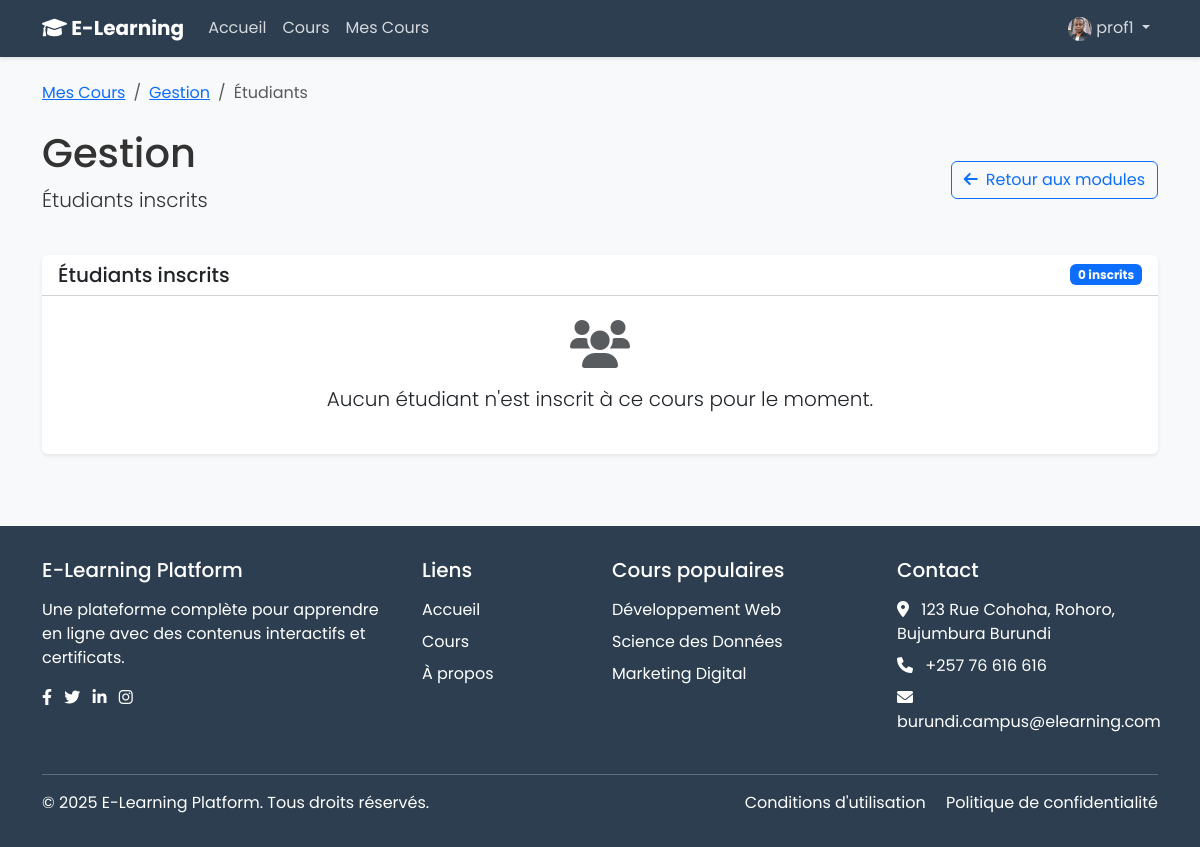
/courses/instructor/course/gestion/students/ (signed in), run on an earlier commit of the app's database.
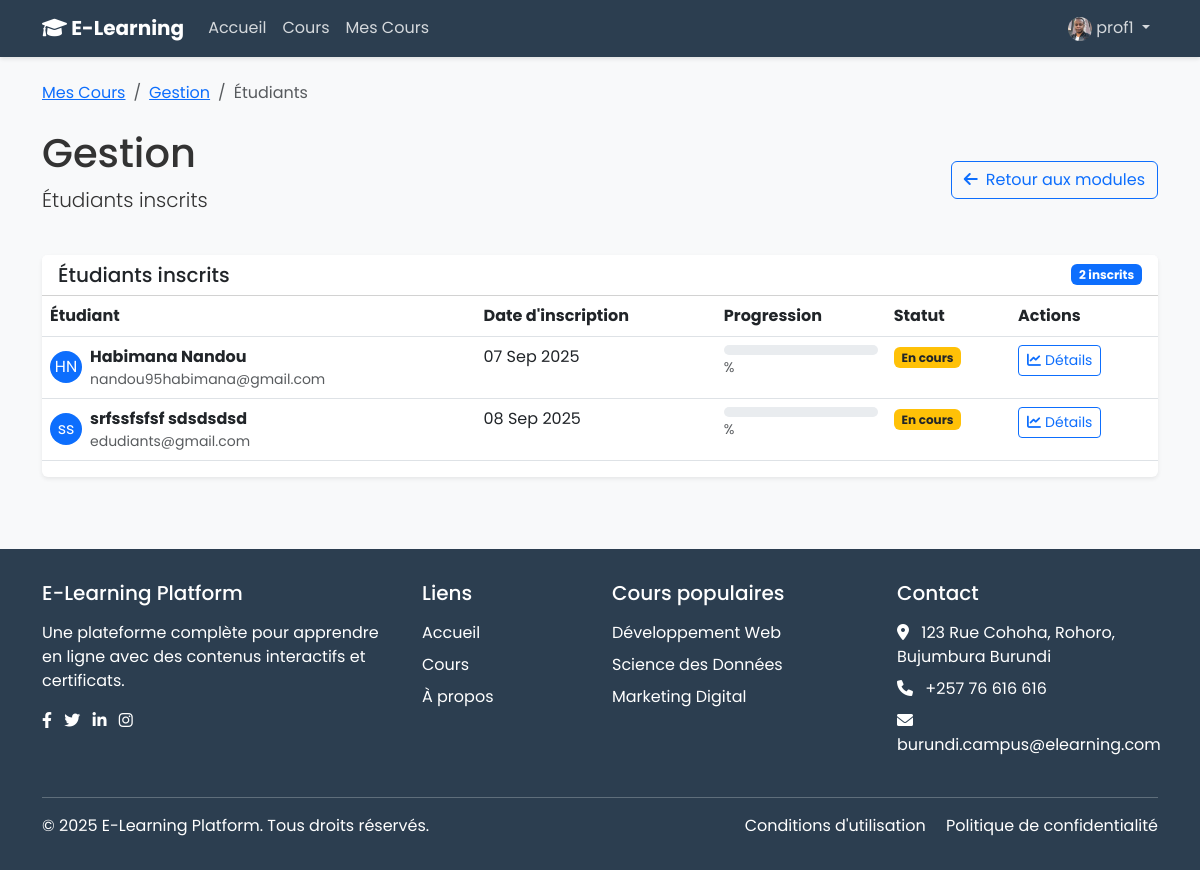
And on a later commit of the database.
### accounts/models.py (models this page shows, shortened)
class User(AbstractUser):
    is_student = models.BooleanField(default=False)
    is_instructor = models.BooleanField(default=False)
    bio = models.TextField(blank=True)
    profile_picture = models.ImageField(upload_to='profile_pics/', blank=True, null=True)

### courses/models.py (models this page shows, shortened)
class Course(models.Model):
    STATUS_CHOICES = (
        ('draft', 'Brouillon'),
        ('published', 'Publié'),
        ('archived', 'Archivé'),
    )
    LEVEL_CHOICES = (
        ('beginner', 'Débutant'),
        ('intermediate', 'Intermédiaire'),
        ('advanced', 'Avancé'),
    )
    title = models.CharField(max_length=200)
    slug = models.SlugField(max_length=200, unique=True)
    overview = models.TextField()
    created = models.DateTimeField(auto_now_add=True)
    updated = models.DateTimeField(auto_now=True)
    status = models.CharField(max_length=10, choices=STATUS_CHOICES, default='draft')
    category = models.ForeignKey(Category, related_name='courses', on_delete=models.CASCADE)
    instructor = models.ForeignKey(User, related_name='courses_created', on_delete=models.CASCADE)
    students = models.ManyToManyField(User, related_name='courses_enrolled', blank=True)
    level = models.CharField(max_length=15, choices=LEVEL_CHOICES, default='beginner')
    thumbnail = models.ImageField(upload_to='course_thumbnails/', blank=True, null=True)
    price = models.DecimalField(max_digits=10, decimal_places=2, default=0.00)
    discount_price = models.DecimalField(max_digits=10, decimal_places=2, blank=True, null=True)
    requirements = models.TextField(blank=True, help_text="Connaissances préalables nécessaires pour ce cours")
    objectives = models.TextField(blank=True, help_text="Objectifs d'apprentissage pour ce cours")
    duration = models.PositiveIntegerField(default=0, help_text="Durée estimée du cours en heures")
    class Meta:
        ordering = ['-created']

class Enrollment(models.Model):
    student = models.ForeignKey(User, related_name='enrollments', on_delete=models.CASCADE)
    course = models.ForeignKey(Course, related_name='enrollments', on_delete=models.CASCADE)
    enrolled_at = models.DateTimeField(auto_now_add=True)
    completed = models.BooleanField(default=False)
    class Meta:
        unique_together = ['student', 'course']

### courses/views.py (the view)
# urls.py: path('instructor/course/<slug:slug>/students/', views.course_students, name='course_students'),
@login_required
def course_students(request, slug):
    if not request.user.is_instructor:
        return HttpResponseForbidden("Vous n'avez pas l'autorisation d'accéder à cette page.")
    course = get_object_or_404(Course, slug=slug, instructor=request.user)
    enrollments = course.enrollments.all()
    return render(request, 'courses/instructor/course_students.html', {
        'course': course,
        'enrollments': enrollments
    })

### templates/courses/instructor/course_students.html (shortened to what this page needs)
{% extends 'base.html' %}
{% block content %}
<div class="container py-4">
    <nav aria-label="breadcrumb" class="mb-4">
        <ol class="breadcrumb">
            <li class="breadcrumb-item"><a href="{% url 'courses:instructor_courses' %}">Mes Cours</a></li>
            <li class="breadcrumb-item"><a href="{% url 'courses:course_modules' course.slug %}">{{ course.title }}</a></li>
            <li class="breadcrumb-item active">Étudiants</li>
        </ol>
    </nav>
    <div class="row mb-4">
        <div class="col-md-8">
            <h1>{{ course.title }}</h1>
            <p class="lead">Étudiants inscrits</p>
        </div>
        <div class="col-md-4 d-flex justify-content-end align-items-center">
            <a href="{% url 'courses:course_modules' course.slug %}" class="btn btn-outline-primary">
                <i class="fas fa-arrow-left me-2"></i>Retour aux modules
            </a>
        </div>
    </div>
    <div class="card shadow-sm">
        <div class="card-header bg-white d-flex justify-content-between align-items-center">
            <h5 class="mb-0">Étudiants inscrits</h5>
            <span class="badge bg-primary">{{ enrollments|length }} inscrits</span>
        </div>
        <div class="card-body p-0">
            {% if enrollments %}
                <div class="table-responsive">
                    <table class="table table-hover">
                        <thead>
                            <tr>
                                <th>Étudiant</th>
                                <th>Date d'inscription</th>
                                <th>Progression</th>
                                <th>Statut</th>
                                <th>Actions</th>
                            </tr>
                        </thead>
                        <tbody>
                            {% for enrollment in enrollments %}
                                <tr>
                                    <td>
                                        <div class="d-flex align-items-center">
                                            {% if enrollment.student.profile_picture %}
                                                <img src="{{ enrollment.student.profile_picture.url }}" alt="{{ enrollment.student.username }}" class="rounded-circle me-2" style="width: 32px; height: 32px; object-fit: cover;">
                                            {% else %}
                                                <div class="rounded-circle bg-primary d-flex align-items-center justify-content-center me-2" style="width: 32px; height: 32px;">
                                                    <span class="text-white">{{ enrollment.student.first_name|first }}{{ enrollment.student.last_name|first }}</span>
                                                </div>
                                            {% endif %}
                                            <div>
                                                <strong>{{ enrollment.student.first_name }} {{ enrollment.student.last_name }}</strong>
                                                <div class="text-muted small">{{ enrollment.student.email }}</div>
                                            </div>
                                        </div>
                                    </td>
                                    <td>{{ enrollment.enrolled_at|date:"d M Y" }}</td>
                                    <td>
                                        <div class="progress" style="height: 10px;">
                                        </div>
                                        <span class="small text-muted">{{ enrollment.progress_percentage }}%</span>
                                    </td>
                                    <td>
                                        {% if enrollment.completed %}
                                            <span class="badge bg-success">Complété</span>
                                        {% else %}
                                            <span class="badge bg-warning text-dark">En cours</span>
                                        {% endif %}
                                    </td>
                                    <td>
                                        <a href="{% url 'courses:student_progress' course.slug enrollment.student.id %}" class="btn btn-sm btn-outline-primary">
                                            <i class="fas fa-chart-line me-1"></i>Détails
                                        </a>
                                    </td>
                                </tr>
                            {% endfor %}
                        </tbody>
                    </table>
                </div>
            {% else %}
                <div class="text-center py-4">
                    <i class="fas fa-users text-muted mb-3" style="font-size: 3rem;"></i>
                    <p class="lead">Aucun étudiant n'est inscrit à ce cours pour le moment.</p>
                </div>
            {% endif %}
        </div>
    </div>
</div>
{% endblock %}

### templates/base.html (shortened to what this page needs)
<!DOCTYPE html>
<html lang="fr">
<head>
    <link href="https://cdn.jsdelivr.net/npm/bootstrap@5.3.0/dist/css/bootstrap.min.css" rel="stylesheet">
    <link href="https://cdnjs.cloudflare.com/ajax/libs/font-awesome/6.0.0-beta3/css/all.min.css" rel="stylesheet">
</head>
<body>
    <nav class="navbar navbar-expand-lg navbar-dark">
        <div class="container">
            <a class="navbar-brand" href="{% url 'home' %}">
                <i class="fas fa-graduation-cap"></i> E-Learning
            </a>
            <div class="collapse navbar-collapse" id="navbarNav">
                <ul class="navbar-nav me-auto">
                    <li class="nav-item">
                        <a class="nav-link" href="{% url 'home' %}">Accueil</a>
                    </li>
                    <li class="nav-item">
                        <a class="nav-link" href="{% url 'courses:course_list' %}">Cours</a>
                    </li>
                    {% if user.is_authenticated and user.is_instructor %}
                    <li class="nav-item">
                        <a class="nav-link" href="{% url 'courses:instructor_courses' %}">Mes Cours</a>
                    </li>
                    {% endif %}
                </ul>
                <ul class="navbar-nav">
                    {% if user.is_authenticated %}
                    <li class="nav-item dropdown">
                        <a class="nav-link dropdown-toggle" href="#" id="navbarDropdown" role="button" data-bs-toggle="dropdown">
                            {% if user.profile_picture %}
                            <img src="{{ user.profile_picture.url }}" alt="{{ user.username }}" class="rounded-circle" width="24" height="24">
                            {% else %}
                            <i class="fas fa-user-circle"></i>
                            {% endif %}
                            {{ user.username }}
                        </a>
                    </li>
                    {% endif %}
                </ul>
            </div>
        </div>
    </nav>
    <main>
        {% block content %}{% endblock %}
    </main>
    <footer class="footer mt-5">
        <div class="container">
            <div class="row">
                <div class="col-md-4 mb-4 mb-md-0">
                    <h5 class="mb-3">E-Learning Platform</h5>
                    <p class="mb-3">Une plateforme complète pour apprendre en ligne avec des contenus interactifs et certificats.</p>
                    <div class="social-icons">
                        <a href="#" class="text-white me-2"><i class="fab fa-facebook-f"></i></a>
                        <a href="#" class="text-white me-2"><i class="fab fa-twitter"></i></a>
                        <a href="#" class="text-white me-2"><i class="fab fa-linkedin-in"></i></a>
                        <a href="#" class="text-white"><i class="fab fa-instagram"></i></a>
                    </div>
                </div>
                <div class="col-md-2 mb-4 mb-md-0">
                    <h5 class="mb-3">Liens</h5>
                    <ul class="list-unstyled">
                        <li class="mb-2"><a href="{% url 'home' %}" class="text-white text-decoration-none">Accueil</a></li>
                        <li class="mb-2"><a href="{% url 'courses:course_list' %}" class="text-white text-decoration-none">Cours</a></li>
                        <li><a href="#" class="text-white text-decoration-none">À propos</a></li>
                    </ul>
                </div>
                <div class="col-md-3 mb-4 mb-md-0">
                    <h5 class="mb-3">Cours populaires</h5>
                    <ul class="list-unstyled">
                        <li class="mb-2"><a href="#" class="text-white text-decoration-none">Développement Web</a></li>
                        <li class="mb-2"><a href="#" class="text-white text-decoration-none">Science des Données</a></li>
                        <li><a href="#" class="text-white text-decoration-none">Marketing Digital</a></li>
                    </ul>
                </div>
                <div class="col-md-3">
                    <h5 class="mb-3">Contact</h5>
                    <ul class="list-unstyled">
                        <li class="mb-2"><i class="fas fa-map-marker-alt me-2"></i> 123 Rue Cohoha, Rohoro, Bujumbura Burundi</li>
                        <li class="mb-2"><i class="fas fa-phone me-2"></i> +257 76 616 616</li>
                        <li><i class="fas fa-envelope me-2"></i> burundi.campus@elearning.com</li>
                    </ul>
                </div>
            </div>
            <hr class="mt-4 border-light">
            <div class="row">
                <div class="col-md-6 text-md-start text-center">
                    <p class="mb-0">&copy; 2025 E-Learning Platform. Tous droits réservés.</p>
                </div>
                <div class="col-md-6 text-md-end text-center">
                    <p class="mb-0">
                        <a href="#" class="text-white text-decoration-none me-3">Conditions d'utilisation</a>
                        <a href="#" class="text-white text-decoration-none">Politique de confidentialité</a>
                    </p>
                </div>
            </div>
        </div>
    </footer>
</body>
</html>

### templates/base.html (style rules this page uses)
:root { --primary-color: #2c3e50; --secondary-color: #3498db; --accent-color: #e74c3c; --bg-light: #f8f9fa; --text-color: #333; }
body { font-family: 'Poppins', sans-serif; background-color: var(--bg-light); color: var(--text-color); }
.navbar { background-color: var(--primary-color); box-shadow: 0 2px 4px rgba(0, 0, 0, 0.1); }
.navbar-brand { font-weight: 700; color: white; }
.nav-link { color: rgba(255, 255, 255, 0.8); transition: color 0.3s; }
.card { border: none; box-shadow: 0 5px 15px rgba(0, 0, 0, 0.05); transition: transform 0.3s; }
.footer { background-color: var(--primary-color); color: white; padding: 2rem 0; }

What changed in the data, as far as the page shows it:
added Enrollment: student.first_name|first "H", student.last_name|first "N", student.first_name "Habimana", student.last_name "Nandou", student.email "nandou95habimana@gmail.com", enrolled_at "07 Sep 2025", completed "En cours"
added Enrollment: student.first_name|first "s", student.last_name|first "s", student.first_name "srfssfsfsf", student.last_name "sdsdsdsd", student.email "edudiants@gmail.com", enrolled_at "08 Sep 2025", completed "En cours"
Also different on the page:
{{ enrollments|length }}: "0" → "2"
text no longer shown: "Aucun étudiant n'est inscrit à ce cours pour le moment."
text now shown: "Étudiant Date d'inscription Progression Statut Actions"
